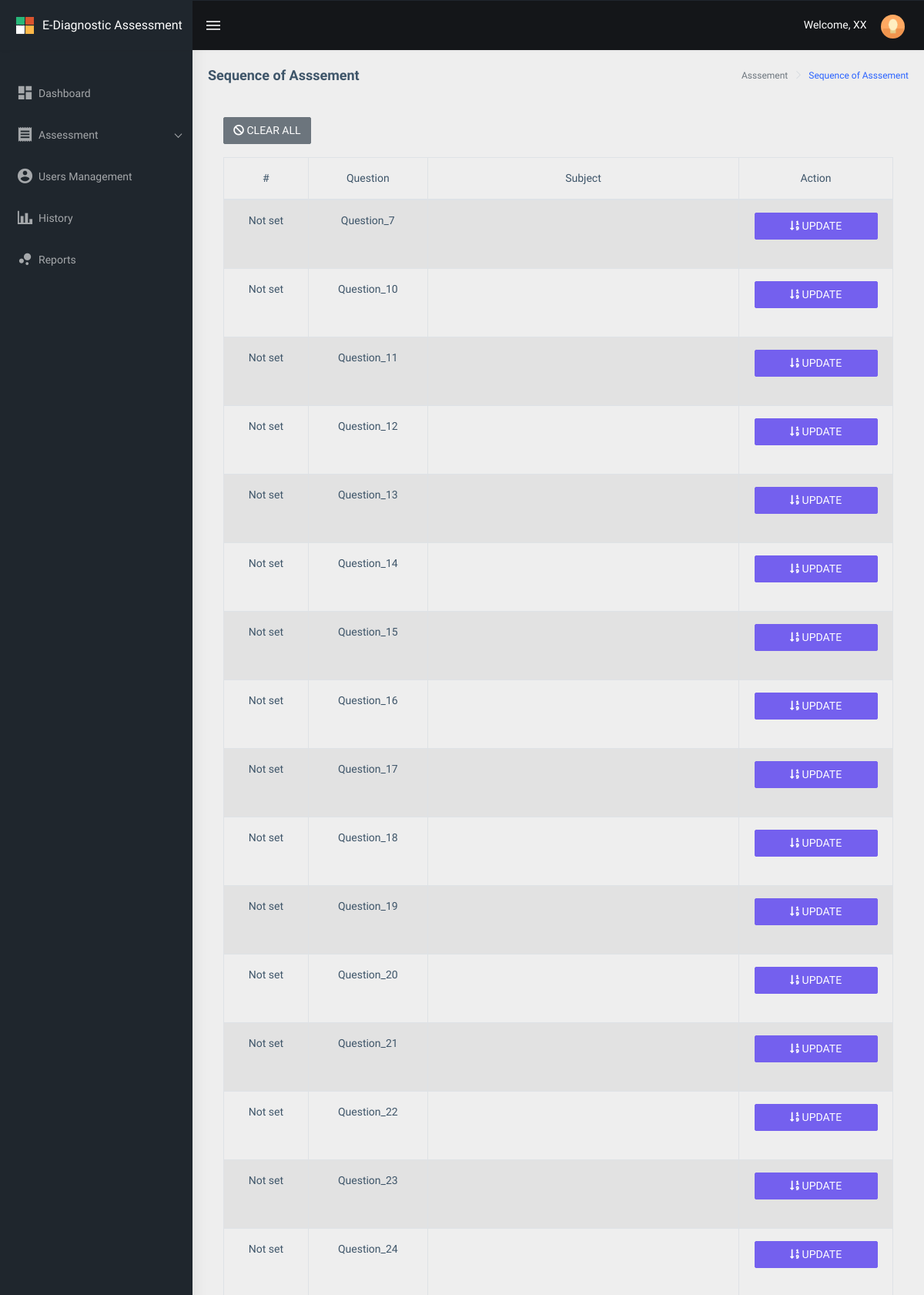
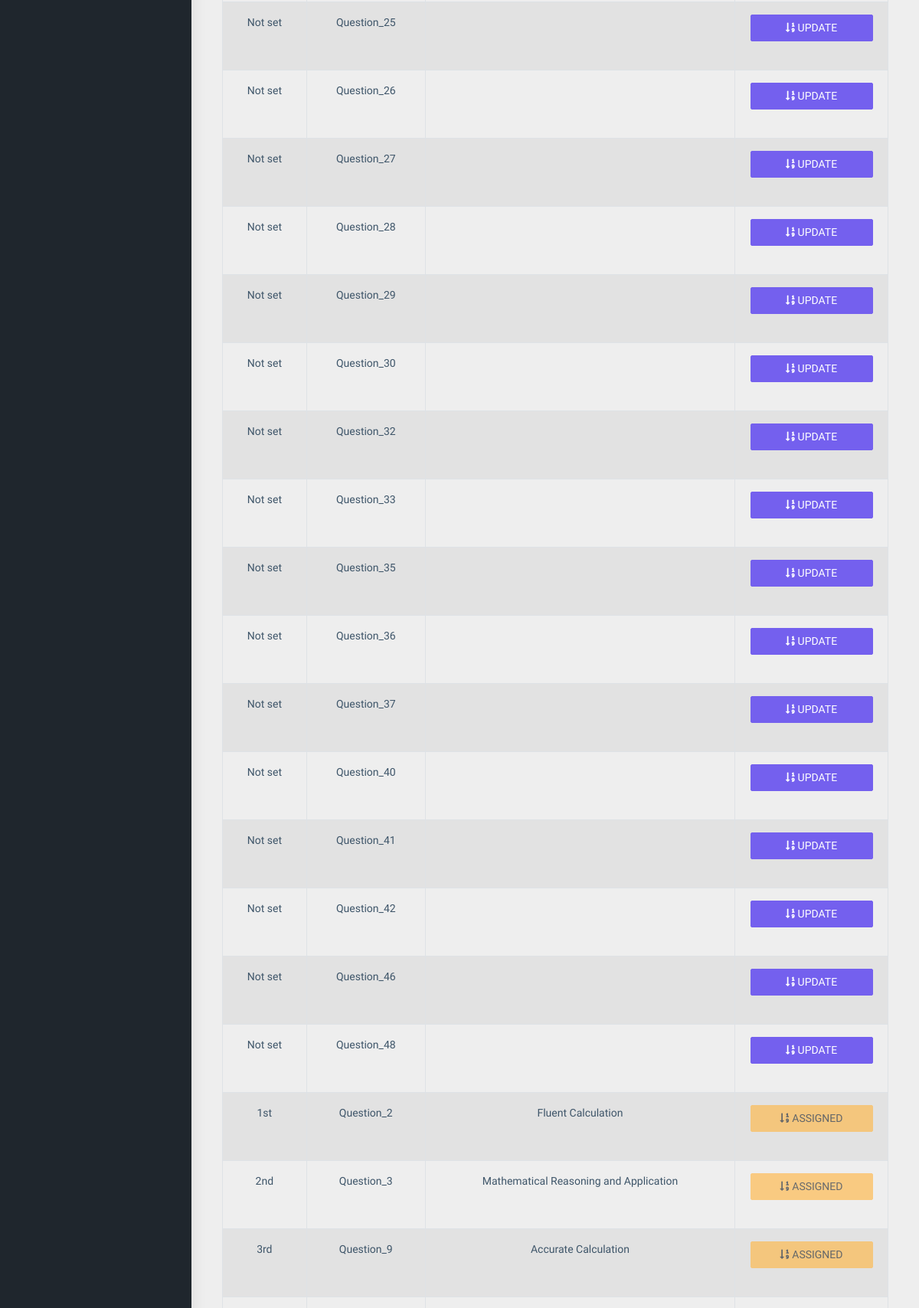
The app's page /public/main/teacher/sequence/index.php (signed in, upper part) with its own data (2 pictures, top to bottom).
### tables this page shows
CREATE TABLE `drxassessment_assessment` (
  `drxassessment_id` int(11) NOT NULL,
  `drxassessment_question1` text NOT NULL,
  `drxassessment_answer` text NOT NULL,
  `drxassessment_answer_value` text NOT NULL,
  `drxassessment_domain` text NOT NULL,
  `drxassessment_q1_answer_1` text NOT NULL,
  `drxassessment_q1_answer_2` text NOT NULL,
  `drxassessment_q1_answer_3` text NOT NULL,
  `drxassessment_q1_answer_4` text NOT NULL,
  `drxassessment_order` int(11) NOT NULL,
  `drxassessment_order_value` text NOT NULL,
  `drxassessment_status` int(1) NOT NULL,
  `drxassessment_created_at` datetime NOT NULL,
  `drxassessment_updated_at` datetime NOT NULL
);

### public/main/teacher/sequence/index.php (the view, shortened to what this page needs)
<?php
include("../../../../config/common/asdasf9z09x0c90zx90123.php");
$connection->setAttribute(PDO::ATTR_ERRMODE, PDO::ERRMODE_EXCEPTION);
if (!empty($_SESSION['drxassessmentname'])) {
    $drxassessmentname = $_SESSION['drxassessmentname'];
} else {
    $drxassessmentname = "";
}
?>
<!DOCTYPE html>
<html dir="ltr" lang="en">
<head>
    <link href="../../../assets/libs/flot/css/float-chart.css" rel="stylesheet">
    <link href="../../../dist/css/style.min.css" rel="stylesheet">
    <link href="../../../assets/libs/datatables.net-bs4/css/dataTables.bootstrap4.css" rel="stylesheet">
    <link href="../../../assets/libs/toastr/build/toastr.min.css" rel="stylesheet">
</head>
<body>
    <div id="main-wrapper">
        <header class="topbar" data-navbarbg="skin5">
            <nav class="navbar top-navbar navbar-expand-md navbar-dark">
                <div class="navbar-header" data-logobg="skin5">
                    <a class="navbar-brand" href="../../../main/teacher">
                        <b class="logo-icon p-l-10">
                            <img src="../../../assets/images/logo-icon.png" alt="homepage" class="light-logo" />
                        </b>
                        <span class="logo-text">
                             <span style="font-size: 16px;">E-Diagnostic Assessment</span>
                        </span>
                    </a>
                </div>
                <div class="navbar-collapse collapse" id="navbarSupportedContent" data-navbarbg="skin5">
                    <ul class="navbar-nav float-left mr-auto">
                        <li class="nav-item d-none d-md-block"><a class="nav-link sidebartoggler waves-effect waves-light" href="javascript:void(0)" data-sidebartype="mini-sidebar"><i class="mdi mdi-menu font-24"></i></a></li>
                    </ul>
                    <ul class="navbar-nav float-right">
                        <li class="nav-item dropdown">
                          <span style="color: #fff;">Welcome, <?php echo $drxassessmentname; ?></span>
                            <a class="nav-link dropdown-toggle text-muted waves-effect waves-dark pro-pic" href="" data-toggle="dropdown" aria-haspopup="true" aria-expanded="false"><img src="../../../assets/images/users/1.jpg" alt="user" class="rounded-circle" width="31" height="31"></a>
                        </li>
                    </ul>
                </div>
            </nav>
        </header>
        <aside class="left-sidebar" data-sidebarbg="skin5">
            <div class="scroll-sidebar">
                <nav class="sidebar-nav">
                    <ul id="sidebarnav" class="p-t-30">
                        <li class="sidebar-item"> <a class=" sidebar-link waves-effect waves-dark sidebar-link" href="../../../main/teacher/" aria-expanded="false"><i class="mdi mdi-view-dashboard"></i><span class="hide-menu">Dashboard</span></a></li>
                        <li class="active sidebar-item"> <a class="sidebar-link has-arrow waves-effect waves-dark" href="javascript:void(0)" aria-expanded="false"><i class="mdi mdi-receipt"></i><span class="hide-menu">Assessment </span></a>
                        </li>
                        <li class="sidebar-item"> <a class="sidebar-link waves-effect waves-dark sidebar-link" href="../usersmanagement/" aria-expanded="false"><i class="mdi mdi-account-circle"></i><span class="hide-menu">Users Management</span></a></li>
                        <li class="sidebar-item"> <a class="sidebar-link waves-effect waves-dark sidebar-link" href="../history/" aria-expanded="false"><i class="mdi mdi-chart-bar"></i><span class="hide-menu">History</span></a></li>
                        <li class="sidebar-item"> <a class="sidebar-link waves-effect waves-dark sidebar-link" href="../reports/" aria-expanded="false"><i class="mdi mdi-chart-bubble"></i><span class="hide-menu">Reports</span></a></li>
                    </ul>
                </nav>
            </div>
        </aside>
        <div class="page-wrapper">
             <div class="page-breadcrumb">
                <div class="row">
                    <div class="col-12 d-flex no-block align-items-center">
                        <h4 class="page-title">Sequence of Asssement</h4>
                        <div class="ml-auto text-right">
                            <nav aria-label="breadcrumb">
                                <ol class="breadcrumb">
                                    <li class="breadcrumb-item active" aria-current="page">Asssement</li>
                                    <li class="breadcrumb-item active" aria-current="page"><a href="../sequence/">Sequence of Asssement</a></li>
                                </ol>
                            </nav>
                        </div>
                    </div>
                </div>
            </div>
            <div class="container-fluid">
							<div class="card-body">
									<div class="table-responsive">
                      <button type="button" data-toggle="modal" data-target="#clearAssessmentModal" onclick="clearAllOrder();" class="btn btn-secondary btn-mg" style="margin-bottom: 2%;"><i class="fas fa-ban"></i> CLEAR ALL</button>
											<table id="zero_config" class="table table-striped table-bordered">
													<thead>
															<tr>
																	<th class="text-center">#</th>
                                  <th class="text-center">Question</th>
																	<th class="text-center">Subject</th>
																	<th class="text-center">Action</th>
															</tr>
													</thead>
													<tbody>
														<?php
	                          $result = $connection->prepare("SELECT * FROM drxassessment_assessment ORDER BY drxassessment_order ASC");
	                          $result->execute();
	                              while ($row = $result->fetch(PDO::FETCH_ASSOC)) {
	                                     $drxassessment_id = $row['drxassessment_id'];
	                                     $drxassessment_question1 = $row['drxassessment_question1'];
																			 $drxassessment_q1_answer_1 = $row['drxassessment_q1_answer_1'];
	                                     $drxassessment_q1_answer_2 = $row['drxassessment_q1_answer_2'];
	                                     $drxassessment_q1_answer_3 = $row['drxassessment_q1_answer_3'];
	                                     $drxassessment_q1_answer_4 = $row['drxassessment_q1_answer_4'];
                                       $drxassessmentordervalue = $row['drxassessment_order_value'];
	                                     $drxassessmentstatus = $row['drxassessment_status'];
	                                     $drxassessmentdomain = $row['drxassessment_domain'];
	                          ?>
															<tr>
																<td class="text-center">
                                  <?php
                                    if(empty($drxassessmentordervalue)) {
                                        echo "Not set";
                                    } else {
                                        echo $drxassessmentordervalue;
                                    }
                                  ?>
                                </td>
																<td class="text-center"><?php echo $drxassessment_question1; ?></td>
																<td class="text-center"><?php echo $drxassessmentdomain; ?></td>
																<td class="text-center" style="width: 200px;">
                                <?php if ($drxassessmentstatus === '0') { ?>
                                  <button type="button" data-toggle="modal" data-target="#assessmentModal" class="btn btn-primary btn-mg" style="width: 160px;"
                                  onclick="setAssessmentOrder('<?php echo $drxassessment_id ; ?>',
                                                              '<?php echo $drxassessment_question1 ; ?>',
                                                              '<?php echo $drxassessment_q1_answer_1 ; ?>',
                                                              '<?php echo $drxassessment_q1_answer_2 ; ?>',
                                                              '<?php echo $drxassessment_q1_answer_3 ; ?>',
                                                              '<?php echo $drxassessment_q1_answer_4 ; ?>');">
                                  <i class="fas fa-sort-numeric-down"></i> UPDATE
                                  </button>
                                <?php } else if ($drxassessmentstatus === '1') { ?>
                                  <button type="button" style="width: 160px;" class="btn btn-warning btn-mg" disabled>
                                  <i class="fas fa-sort-numeric-down"></i> ASSIGNED
                                  </button>
                                <?php } ?> <br /><br />
																</td>
															</tr>
														<?php } ?>
													</tbody>
											</table>
				</div>
      </div>
      <h2 class="text-center">SUMMARY OF SEQUENCE OF ASSESSMENT</h2> <br />
    </div>
    </div>
</body>
</html>

### records on screen
drxassessment_assessment: shows "Not set", drxassessment_question1 "Question_7"
drxassessment_assessment: shows "Not set", drxassessment_question1 "Question_10"
drxassessment_assessment: shows "Not set", drxassessment_question1 "Question_11"
drxassessment_assessment: shows "Not set", drxassessment_question1 "Question_12"
drxassessment_assessment: shows "Not set", drxassessment_question1 "Question_13"
drxassessment_assessment: shows "Not set", drxassessment_question1 "Question_14"
drxassessment_assessment: shows "Not set", drxassessment_question1 "Question_15"
drxassessment_assessment: shows "Not set", drxassessment_question1 "Question_16"
drxassessment_assessment: shows "Not set", drxassessment_question1 "Question_17"
drxassessment_assessment: shows "Not set", drxassessment_question1 "Question_18"
drxassessment_assessment: shows "Not set", drxassessment_question1 "Question_19"
drxassessment_assessment: shows "Not set", drxassessment_question1 "Question_20"
drxassessment_assessment: shows "Not set", drxassessment_question1 "Question_21"
drxassessment_assessment: shows "Not set", drxassessment_question1 "Question_22"
drxassessment_assessment: shows "Not set", drxassessment_question1 "Question_23"
drxassessment_assessment: shows "Not set", drxassessment_question1 "Question_24"
drxassessment_assessment: shows "Not set", drxassessment_question1 "Question_25"
drxassessment_assessment: shows "Not set", drxassessment_question1 "Question_26"
drxassessment_assessment: shows "Not set", drxassessment_question1 "Question_27"
drxassessment_assessment: shows "Not set", drxassessment_question1 "Question_28"
drxassessment_assessment: shows "Not set", drxassessment_question1 "Question_29"
drxassessment_assessment: shows "Not set", drxassessment_question1 "Question_30"
drxassessment_assessment: shows "Not set", drxassessment_question1 "Question_32"
drxassessment_assessment: shows "Not set", drxassessment_question1 "Question_33"
drxassessment_assessment: shows "Not set", drxassessment_question1 "Question_35"
drxassessment_assessment: shows "Not set", drxassessment_question1 "Question_36"
drxassessment_assessment: shows "Not set", drxassessment_question1 "Question_37"
drxassessment_assessment: shows "Not set", drxassessment_question1 "Question_40"
drxassessment_assessment: shows "Not set", drxassessment_question1 "Question_41"
drxassessment_assessment: shows "Not set", drxassessment_question1 "Question_42"
drxassessment_assessment: shows "Not set", drxassessment_question1 "Question_46"
drxassessment_assessment: shows "Not set", drxassessment_question1 "Question_48"
drxassessment_assessment: drxassessment_order_value "1st", drxassessment_question1 "Question_2", drxassessment_domain "Fluent Calculation", drxassessment_status 1 (drawn)
drxassessment_assessment: drxassessment_order_value "2nd", drxassessment_question1 "Question_3", drxassessment_domain "Mathematical Reasoning and Application", drxassessment_status 1 (drawn)
drxassessment_assessment: drxassessment_order_value "3rd", drxassessment_question1 "Question_9", drxassessment_domain "Accurate Calculation", drxassessment_status 1 (drawn)

### other values on screen
$drxassessmentname "XX"
